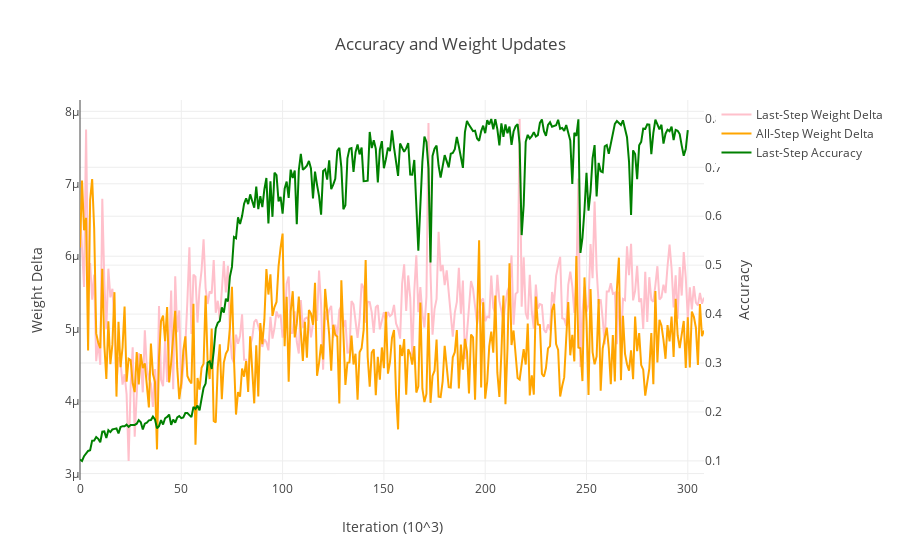

The cell this chart's notebook holds for it:
### Code cell
def read_log(folder):
    log = open("%s/log.csv" % folder).read().split("\n")[:301]
    accs = list()
    for l in log:
        accs.append(float(l.split(",")[-1]))
    return accs

machine_accs = read_log("combined-run")
human_accs = read_log("attention-run")

trace1 = go.Scatter(
    x = x_range / 1000,
    y = human_key["decoder/LSTMCell/W_0"],
    mode = 'lines',
    name = "All-Step Weight Delta",
     marker=dict(color="orange")
)
    
trace2 = go.Scatter(
    x = x_range / 1000,
    y = machine_key["decoder/LSTMCell/W_0"],
    mode = 'lines',
    name = "Last-Step Weight Delta",
     marker=dict(color="pink"),
)

machine_trace = go.Scatter(
    x = x_range / 1000,
    y = machine_accs,
    name="Last-Step Accuracy",
    marker=dict(color="green"),
    yaxis="y2"
)

data = [trace2, trace1, machine_trace]
layout = go.Layout(
    title='Accuracy and Weight Updates',
    xaxis=dict(title="Iteration (10^3)"),
    yaxis=dict(
        title='Weight Delta'
    ),
    yaxis2=dict(
        title='Accuracy',
        overlaying='y',
        side='right'
    )
)
fig = go.Figure(data=data, layout=layout)


iplot(fig)

### Figure 1 — Plotly figure (JSON) as saved in the notebook; plotly's stock layout.template omitted (floating-point values rounded to 4 significant figures; data arrays with more than 128 entries replaced by an {"elided": "..."} marker saying what was removed)
{"data": [{"marker": {"color": "pink"}, "mode": "lines", "name": "Last-Step Weight Delta", "type": "scatter", "x": {"elided": "310 int values"}, "y": {"elided": "309 float values"}}, {"marker": {"color": "orange"}, "mode": "lines", "name": "All-Step Weight Delta", "type": "scatter", "x": {"elided": "310 int values"}, "y": {"elided": "309 float values"}}, {"marker": {"color": "green"}, "name": "Last-Step Accuracy", "type": "scatter", "x": {"elided": "310 int values"}, "y": {"elided": "301 float values"}, "yaxis": "y2"}], "layout": {"title": "Accuracy and Weight Updates", "xaxis": {"title": "Iteration (10^3)"}, "yaxis": {"title": "Weight Delta"}, "yaxis2": {"overlaying": "y", "side": "right", "title": "Accuracy"}}}
